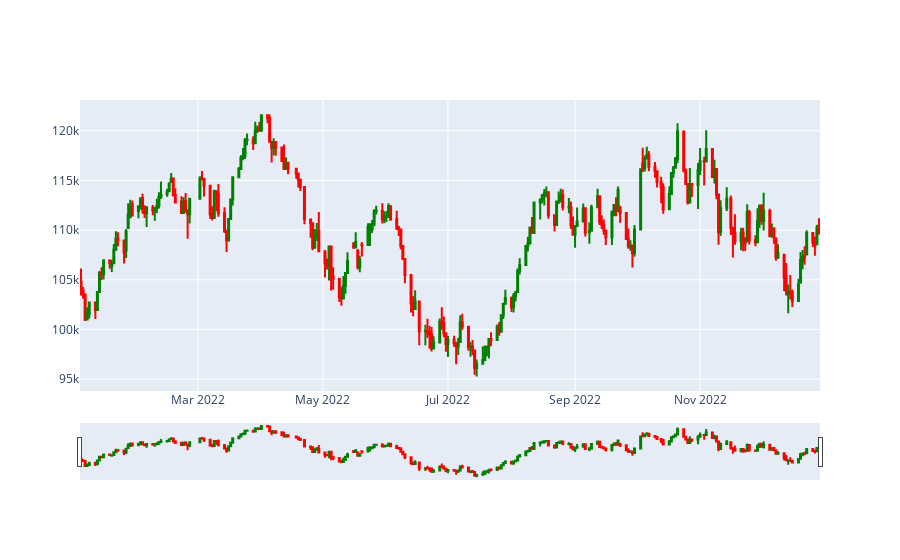

The notebook cell this image was saved under:
### Code cell
fig = go.Figure(data=[go.Candlestick(
    x=b3.index,
    open=b3['Open'], high=b3['High'],
    low=b3['Low'], close=b3['Close'],
    increasing_line_color= 'green', decreasing_line_color= 'red'
)])

fig.show()

### Figure 1 — Plotly figure (JSON) as saved in the notebook; plotly's stock layout.template omitted (floating-point values rounded to 4 significant figures; data arrays with more than 128 entries replaced by an {"elided": "..."} marker saying what was removed)
{"data": [{"close": {"elided": "250 int values"}, "decreasing": {"line": {"color": "red"}}, "high": {"elided": "250 int values"}, "increasing": {"line": {"color": "green"}}, "low": {"elided": "250 int values"}, "open": {"elided": "250 int values"}, "type": "candlestick", "x": {"elided": "250 str values"}}], "layout": {}}
